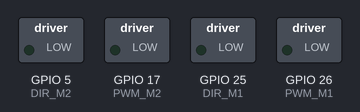
The sketch below on a simulated ESP32. On the bench: switched loads named in the sketch (green lamp = pin HIGH).

Above: at 0.0 s.
At 5.7 s:
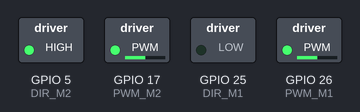
At 10.4 s:
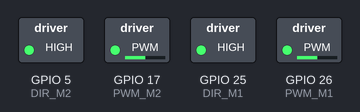
At 13.8 s:
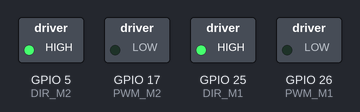
Timing chart, 0 to 15.3 s (numbered marks = the images above):
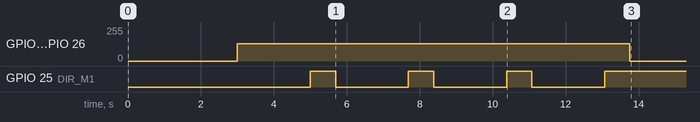

The sketch:

carre.ino
```cpp
// Test : le robot trace un carré, une seule fois.
// Le robot n'a pas d'encodeurs : tout est chronométré. Ajuster les deux durées selon votre sol et votre batterie.

const int DIR_M1 = 25, PWM_M1 = 26;
const int DIR_M2 = 5, PWM_M2 = 17;
const int VITESSE = 128;
const int DUREE_COTE_MS = 2000;
const int DUREE_90_MS = 690;

void moteurs(int sensM1, int sensM2, int duree) {
  digitalWrite(DIR_M1, sensM1);
  digitalWrite(DIR_M2, sensM2);
  ledcWrite(PWM_M1, VITESSE);
  ledcWrite(PWM_M2, VITESSE);
  delay(duree);
}

void setup() {
  pinMode(DIR_M1, OUTPUT);
  pinMode(DIR_M2, OUTPUT);
  ledcAttach(PWM_M1, 500, 8);
  ledcAttach(PWM_M2, 500, 8);
  delay(3000);

  for (int i = 0; i < 4; i++) {
    moteurs(LOW, HIGH, DUREE_COTE_MS);  // Avancer
    moteurs(HIGH, HIGH, DUREE_90_MS);   // Tourner à droite
  }

  ledcWrite(PWM_M1, 0);
  ledcWrite(PWM_M2, 0);
}

void loop() {}
```
